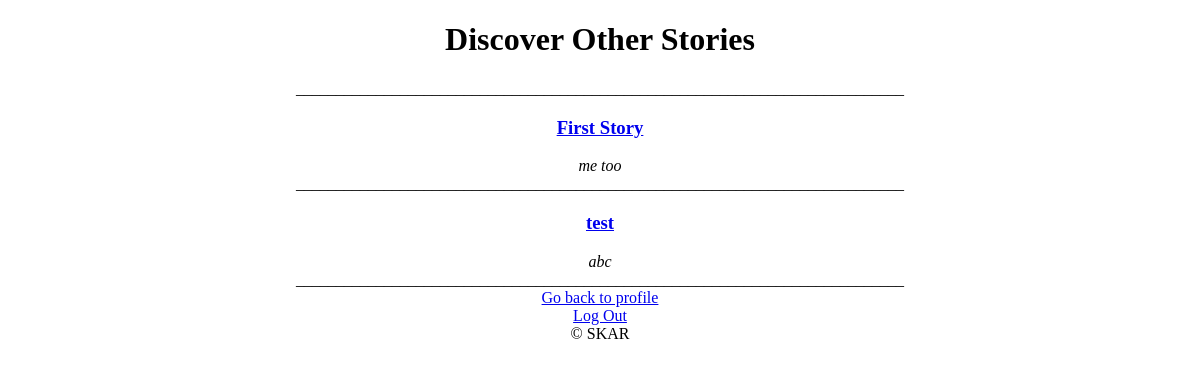
/discover (signed in), run on an earlier commit of the app's database.
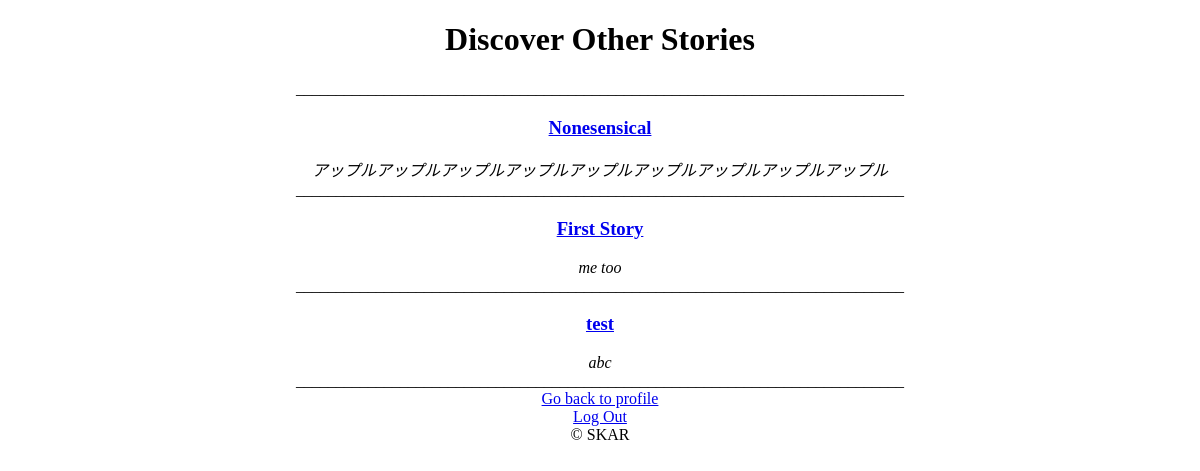
And on a later commit of the database.
### tables this page shows
CREATE TABLE stories(name TEXT, username TEXT, contrib TEXT);

### app.py (the view)
@app.route('/discover')
def discover():
    if not('user' in session):
        return redirect('/')
    storiesList = story.getDiscoverDict(session['user'])
    if len(storiesList) == 0:
        storiesList = ['WOW you\'ve contributed to all stories available!']
    return render_template('discover.html', keys = storiesList.keys(), dct = storiesList)

### util/story.py (called while the page is built)
def getAll():
    db = sqlite3.connect("data/info.db")
    c = db.cursor()
    c.execute("SELECT name FROM stories")
    everything = c.fetchall()
    output = set()
    for i in everything:
        output.add(i[0])
    db.close()
    return(output)

def getStories(username):
    db = sqlite3.connect("data/info.db")
    c = db.cursor()
    c.execute("SELECT name FROM stories WHERE username = ?", (username,))
    rows = c.fetchall()
    output = set()
    for i in rows:
        output.add(i[0])
    db.close()
    return(output)

def getUndiscovered(username):
    db = sqlite3.connect("data/info.db")
    c = db.cursor()
    output = getAll() - getStories(username)
    db.close()
    return output

def getLast(storyname):
    db = sqlite3.connect("data/info.db")
    c = db.cursor()
    for i in c.execute("SELECT contrib FROM stories WHERE name = ? ORDER BY ROWID DESC LIMIT 1;",(storyname,)):
        db.close()
        return [i[0]]
    else:
        db.close()
        return ["Story does not exist"]

### templates/discover.html (shortened to what this page needs)
{% extends 'basetemplate.html' %}
{% block body %}
<center>
    <h1>Discover Other Stories</h1>
    ____________________________________________________________________________
    {% for key in keys %}
    <h3><a href = '/edit?story={{ key }}'> {{ key }}</a></h3>
    <i>
        {{ dct[key] }}
    </i>
    <br>
    ____________________________________________________________________________
    {% endfor %}
    <br>
    <a href="/profile">Go back to profile</a>
</center>
{% endblock %}

What changed in the data, as far as the page shows it:
added stories: name "Nonesensical", name.contrib "アップルアップルアップルアップルアップルアップルアップルアップルアップル"
